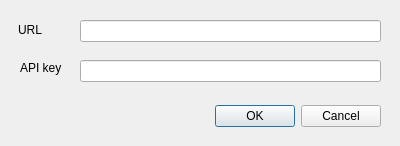
<?xml version="1.0" encoding="UTF-8"?>
<ui version="4.0">
 <class>OnlineMapDialog</class>
 <widget class="QDialog" name="OnlineMapDialog">
  <property name="geometry">
   <rect>
    <x>0</x>
    <y>0</y>
    <width>400</width>
    <height>146</height>
   </rect>
  </property>
  <property name="windowTitle">
   <string>Open an online map</string>
  </property>
  <widget class="QDialogButtonBox" name="button_box">
   <property name="geometry">
    <rect>
     <x>40</x>
     <y>100</y>
     <width>341</width>
     <height>32</height>
    </rect>
   </property>
   <property name="orientation">
    <enum>Qt::Horizontal</enum>
   </property>
   <property name="standardButtons">
    <set>QDialogButtonBox::Cancel|QDialogButtonBox::Ok</set>
   </property>
  </widget>
  <widget class="QLabel" name="url_label">
   <property name="geometry">
    <rect>
     <x>18</x>
     <y>20</y>
     <width>51</width>
     <height>20</height>
    </rect>
   </property>
   <property name="text">
    <string>URL</string>
   </property>
  </widget>
  <widget class="QLineEdit" name="url">
   <property name="geometry">
    <rect>
     <x>80</x>
     <y>20</y>
     <width>301</width>
     <height>22</height>
    </rect>
   </property>
  </widget>
  <widget class="QLabel" name="api_key_label">
   <property name="geometry">
    <rect>
     <x>20</x>
     <y>60</y>
     <width>49</width>
     <height>16</height>
    </rect>
   </property>
   <property name="text">
    <string>API key</string>
   </property>
  </widget>
  <widget class="QLineEdit" name="api_key">
   <property name="geometry">
    <rect>
     <x>80</x>
     <y>60</y>
     <width>301</width>
     <height>22</height>
    </rect>
   </property>
  </widget>
 </widget>
 <resources/>
 <connections>
  <connection>
   <sender>button_box</sender>
   <signal>accepted()</signal>
   <receiver>OnlineMapDialog</receiver>
   <slot>accept()</slot>
   <hints>
    <hint type="sourcelabel">
     <x>248</x>
     <y>254</y>
    </hint>
    <hint type="destinationlabel">
     <x>157</x>
     <y>274</y>
    </hint>
   </hints>
  </connection>
  <connection>
   <sender>button_box</sender>
   <signal>rejected()</signal>
   <receiver>OnlineMapDialog</receiver>
   <slot>reject()</slot>
   <hints>
    <hint type="sourcelabel">
     <x>316</x>
     <y>260</y>
    </hint>
    <hint type="destinationlabel">
     <x>286</x>
     <y>274</y>
    </hint>
   </hints>
  </connection>
 </connections>
</ui>
